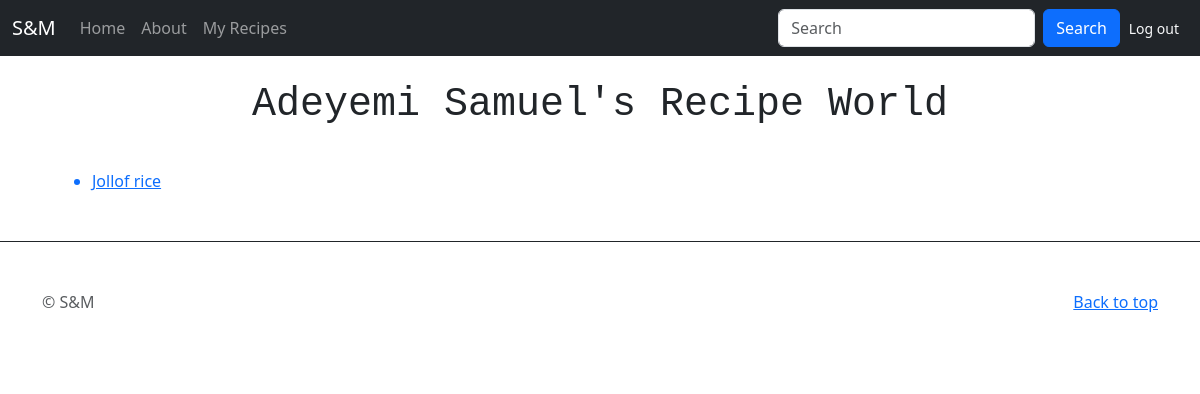
The app's page /my_recipes (signed in), older data.
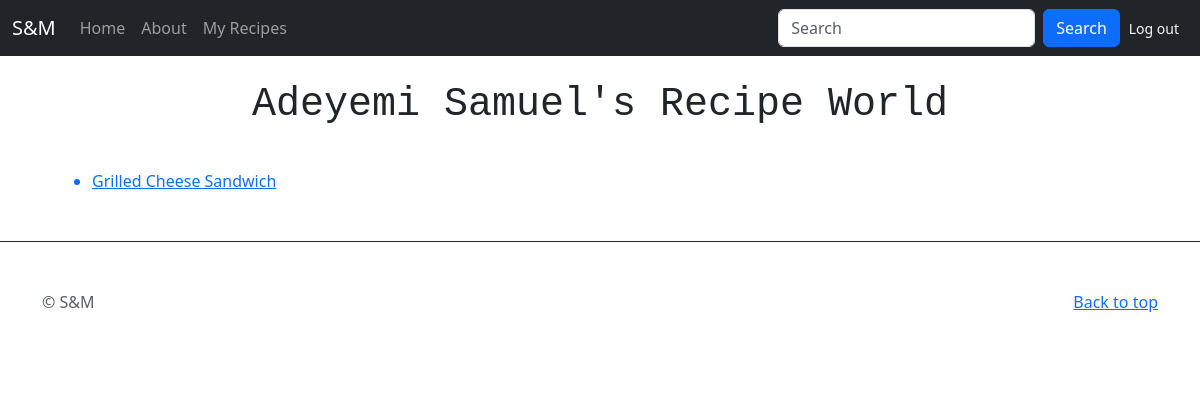
The same page, newer data.
### models.py (models this page shows, shortened)
class User(db.Model, UserMixin):
    __tablename__ = 'users'
    id = Column(Integer, primary_key=True)
    name = Column(String)
    email = Column(String, unique=True)
    recipes = relationship('Recipe',
                           secondary=user_recipe_table,
                           back_populates='users')
    password_hash = Column(String(128))
    uploaded_recipes = relationship('Recipe', back_populates='uploaded_by')

class Recipe(db.Model):
    __tablename__ = 'recipes'
    id = Column(Integer, primary_key=True)
    name = Column(String, nullable=False, unique = True)
    time_taken = Column(Integer)
    images = relationship('Image', backref='recipe', lazy=True)
    ingredients = relationship('Ingredient',
                               secondary=recipe_ingredient_table,
                               back_populates='recipes')
    users = relationship('User',
                         secondary=user_recipe_table,
                         back_populates='recipes')
    user_id = Column(Integer, ForeignKey('users.id'))
    uploaded_by = relationship('User', back_populates='uploaded_recipes')
    instructions = Column(Text)

### main.py (the view)
@app.route("/my_recipes", methods=['POST', 'GET'])
@login_required
def my_recipes():
  recipes = db.session.query(Recipe).join(User).filter(
    User.id == g.user.id).all()
  return render_template("my_recipes.html", recipes=recipes)

### main.py (called while the page is built)
@login_manager.user_loader
def load_user(user_id):
  return db.session.get(User, int(user_id))

@app.before_request
def before_request():
  g.user = current_user

### templates/my_recipes.html (shortened to what this page needs)
{% extends 'base.html'%}
{% block search %}
  <form class="d-flex" action = "{{url_for('search')}}">
              <input class="form-control me-2" type="text" placeholder="Search" name = 'q'>
              <button class="btn btn-primary" type="submit">Search</button>
            </form>
{% endblock %}
{% block content %}
<div style="width: 90%; margin-right:auto; margin-left:auto;">
<h1 style="margin-top: 25px; text-align: center; font-family: monospace; margin-bottom: 2.5rem;">{{g.user.name}}'s Recipe World</h1>
<ul>
      {%for recipe in recipes%}
        <a href="/recipe/{{recipe.id}}"><li>{{recipe.name}}</li></a>
      {%endfor%}
</ul>
  </div>
{%endblock%}

### templates/base.html (shortened to what this page needs)
<!doctype html>
<html>
  <head>
    <link href="https://cdn.jsdelivr.net/npm/bootstrap@5.2.3/dist/css/bootstrap.min.css" rel="stylesheet">
    <link href="https://cdn.jsdelivr.net/npm/bootstrap@5.3.0-alpha1/dist/css/bootstrap.min.css" rel="stylesheet">
  </head>
  <body>
    <nav class="navbar navbar-expand-sm navbar-dark bg-dark">
        <div class="container-fluid">
          <a class="navbar-brand" href="{{url_for('dashboard')}}">S&M</a>
          <div class="collapse navbar-collapse" id="mynavbar">
            <ul class="navbar-nav me-auto">
              <li class="nav-item">
                <a class="nav-link" href="{{url_for('dashboard')}}">Home</a>
              </li>
              <li class="nav-item">
                <a class="nav-link" href="{{url_for('about')}}">About</a>
              </li>
              <li class="nav-item">
                <a class="nav-link" href="{{url_for('my_recipes')}}">My Recipes</a>
              </li>
            </ul>
            {%block search %}
            {%endblock%}
            {%if current_user.is_authenticated%}
            <a href="{{url_for('logout')}}">
            <button type="button" class="btn btn-default btn-sm btn-outline-dark text-light">
               Log out
            </button>
            </a>
            {% endif %}
          </div>
        </div>
      </nav>
      {% block content %}  {% endblock %}
    <footer class="text-muted py-5 border-top border-dark" style="margin-top: 3rem; padding: 2rem 0 2rem 0;">
      <div class="container">
        <p class="float-end mb-1">
          <a href="#">Back to top</a>
        </p>
        <p class="mb-1"> © S&M </p>
      </div>
    </footer>
  </body>
</html>

Row changes from the older to the newer data that the page shows:
removed Recipe: name "Jollof rice"
added Recipe: name "Grilled Cheese Sandwich"
